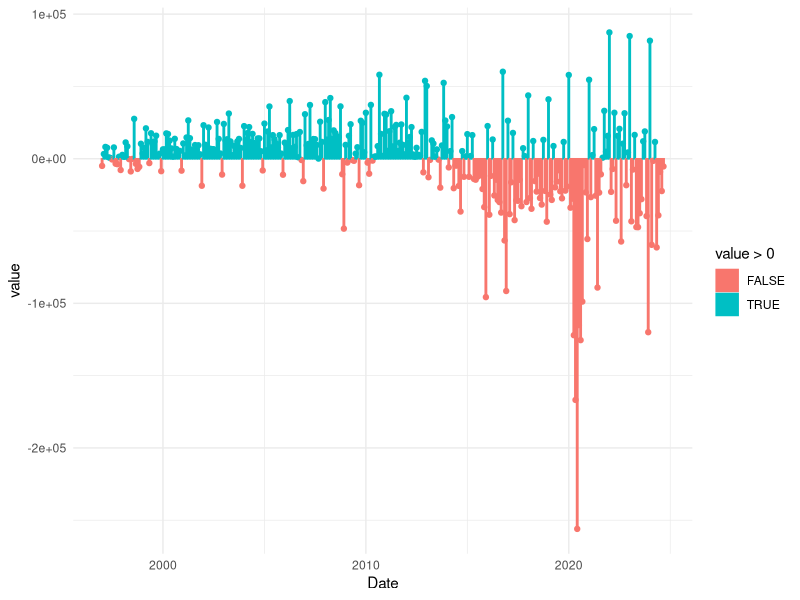
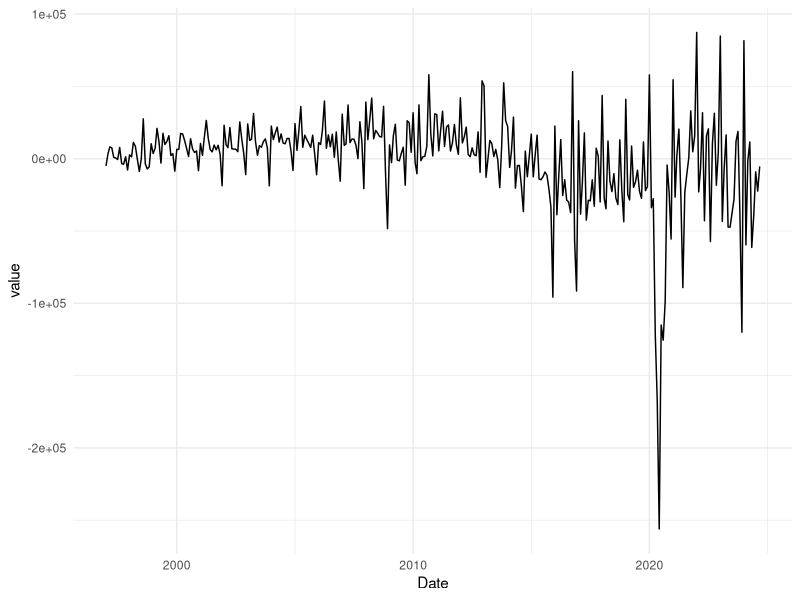
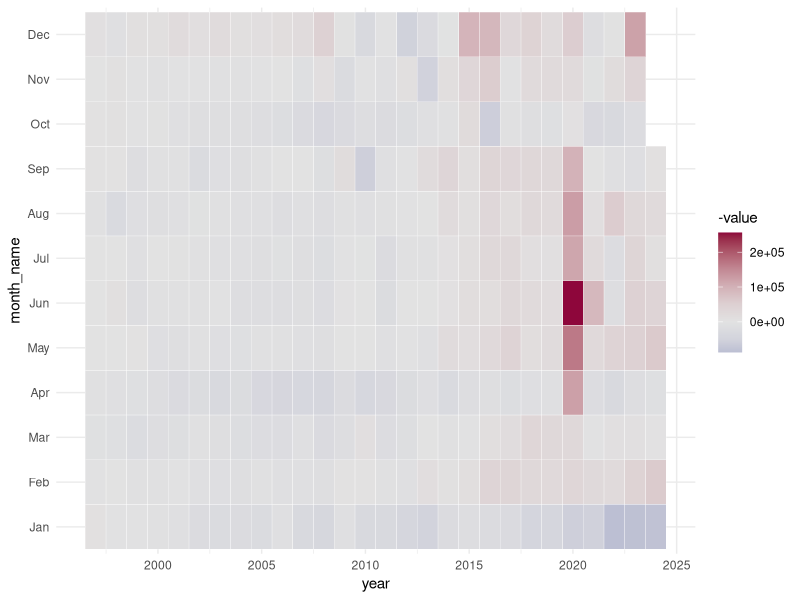
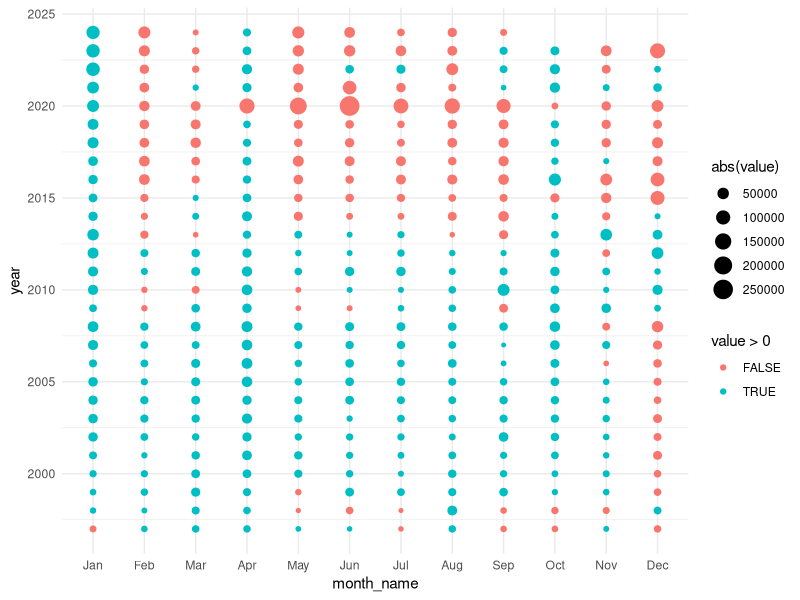
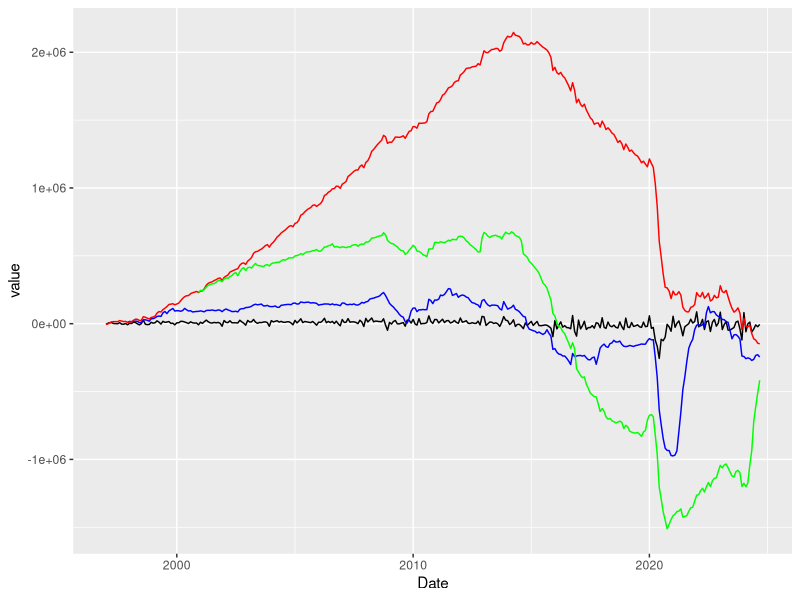
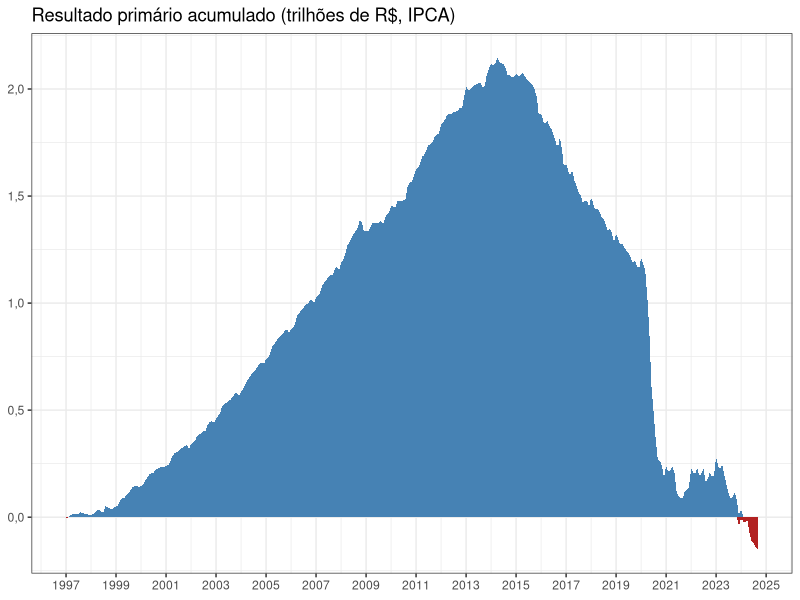
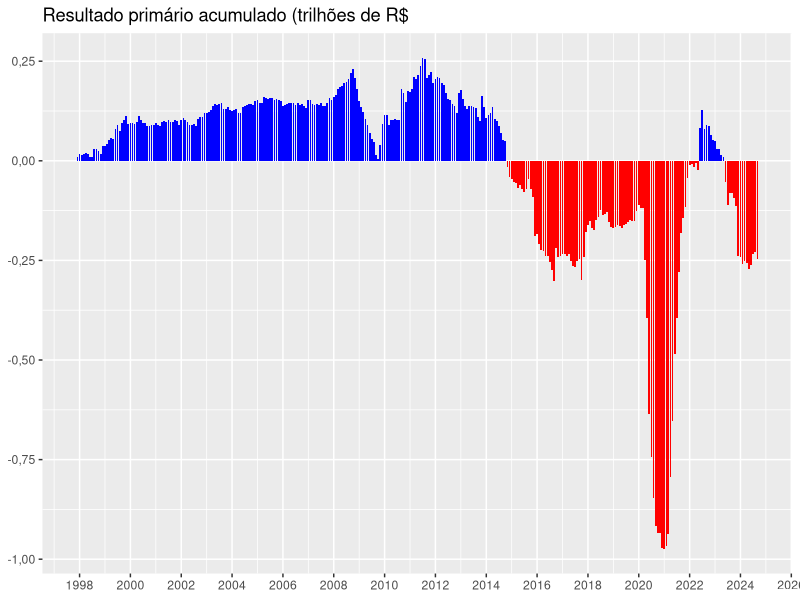
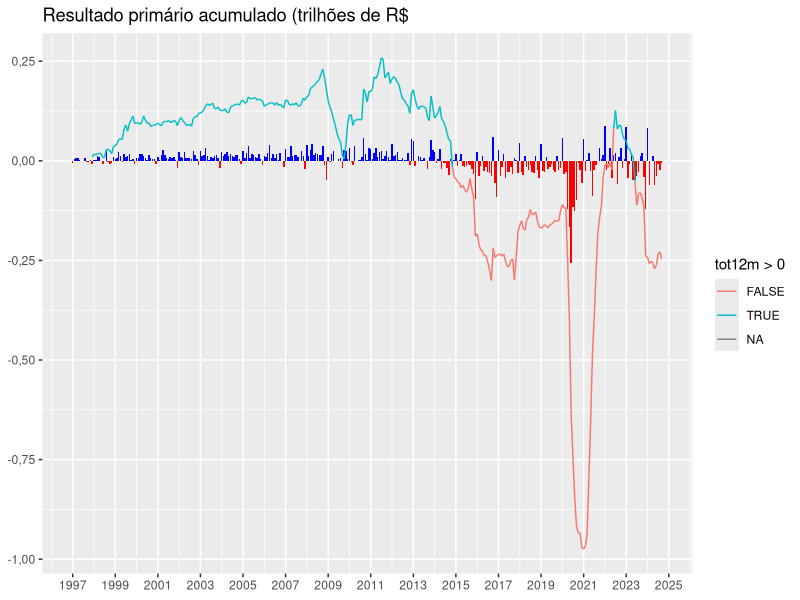

These figures' R source, in order:
library(tidyverse)
library(readxl)
library(lubridate)
library(colorspace)
library(zoo)

Sys.setlocale(locale = "pt-BR")
#readxl::excel_sheets('./data/sh-rtn.xlsx')
raw_data <- read_excel('./data/sh-rtn.xlsx', sheet = "1.1-A", skip = 4)

data_010 <- raw_data %>% 
  gather(-1, key = "Date", value = "value") %>%
  mutate(Date = as.Date(as.numeric(Date), origin = "1899-12-30"))

result <- data_010 %>%
  filter(Discriminação == "5. RESULTADO PRIMÁRIO GOVERNO CENTRAL - ACIMA DA LINHA (3 - 4)") %>%
  select(-1) %>%
  mutate(month = lubridate::month(Date),
         month_name = lubridate::month(Date, label = T),
         year = lubridate::year(Date))

ggplot(result, aes(x = Date, y = value, 
                   color = value > 0,
                   fill = value > 0)) +
  geom_point() +
  geom_col() +
  theme_minimal()

# resultado mes a mes
ggplot(result, aes(x = Date, y = value)) +
  geom_line() +
  theme_minimal()

ggplot(result, aes(x = year, y = month_name, fill = -value))+
                   #fill = value > 0, alpha = abs(value))) +
  geom_tile(color = "white") +
  scale_fill_continuous_diverging(palette = "Blue-Red") +
  theme_minimal()

ggplot(result, aes(
  x = month_name, 
  y = year, 
  color = value > 0, 
  size = abs(value)) ) +
  #fill = value > 0, alpha = abs(value))) +
  geom_point() +
  theme_minimal()


reslt_acum <- result %>%
  mutate(
    tot = cumsum(value),
    tot12m = zoo::rollsum(value, k = 12, fill = NA, align = "right"),
    tot48m = zoo::rollsum(value, k = 48, fill = NA, align = "right")
  )

ggplot(reslt_acum) +
  geom_line(aes(x = Date, y = value)) +
  geom_line(aes(x = Date, y = tot12m), color = "blue") +
  geom_line(aes(x = Date, y = tot), color = "red") +
  geom_line(aes(x = Date, y = tot48m), color = "green")

ggplot(reslt_acum) +
  geom_ribbon(aes(x = Date, ymin = 0, ymax = ifelse(tot > 0, tot, 0)), fill = "steelblue") +
  geom_ribbon(aes(x = Date, ymax = 0, ymin = ifelse(tot <= 0, tot, 0)), fill = "firebrick") +
  scale_x_date(date_breaks = "2 years", date_labels = "%Y") +
  labs(x = NULL, y = NULL, title = "Resultado primário acumulado (trilhões de R$, IPCA)") +
  scale_y_continuous(labels = function(x) {format(x/1000000, big.mark = ".", decimal.mark = ",")}) +
  theme_bw()

ggplot(reslt_acum) +
  #geom_area(aes(x = Date, y = tot, color = tot > 0)) +
  #geom_ribbon(aes(x = Date, ymin = 0, ymax = ifelse(tot > 0, tot, 0)), fill = "steelblue") +
  #geom_ribbon(aes(x = Date, ymax = 0, ymin = ifelse(tot <= 0, tot, 0)), fill = "firebrick") +
  geom_col(aes(x = Date, y = ifelse(tot12m > 0, tot12m, 0)), fill = "blue") + 
  geom_col(aes(x = Date, y = ifelse(tot12m <= 0, tot12m, 0)), fill = "red") + 
  #linerange fica legal tb
  scale_x_date(date_breaks = "2 years", date_labels = "%Y") +
  labs(x = NULL, y = NULL, title = "Resultado primário acumulado (trilhões de R$") +
  scale_y_continuous(labels = function(x) {format(x/1000000, big.mark = ".", decimal.mark = ",")})


ggplot(reslt_acum) +
  #geom_area(aes(x = Date, y = tot, color = tot > 0)) +
  #geom_ribbon(aes(x = Date, ymin = 0, ymax = ifelse(tot > 0, tot, 0)), fill = "steelblue") +
  #geom_ribbon(aes(x = Date, ymax = 0, ymin = ifelse(tot <= 0, tot, 0)), fill = "firebrick") +
  geom_col(aes(x = Date, y = ifelse(value > 0, value, 0)), fill = "blue") + 
  geom_col(aes(x = Date, y = ifelse(value <= 0, value, 0)), fill = "red") + 
  geom_line(aes(x = Date, y = tot12m, color = tot12m > 0, group = 1)) + #sem o group = 1 ele divide a linha
  #geom_ribbon(aes(x = Date, ymax = 0, ymin = ifelse(tot <= 0, tot, 0)), fill = "firebrick") +
  scale_x_date(date_breaks = "2 years", date_labels = "%Y") +
  labs(x = NULL, y = NULL, title = "Resultado primário acumulado (trilhões de R$") +
  scale_y_continuous(labels = function(x) {format(x/1000000, big.mark = ".", decimal.mark = ",")})
